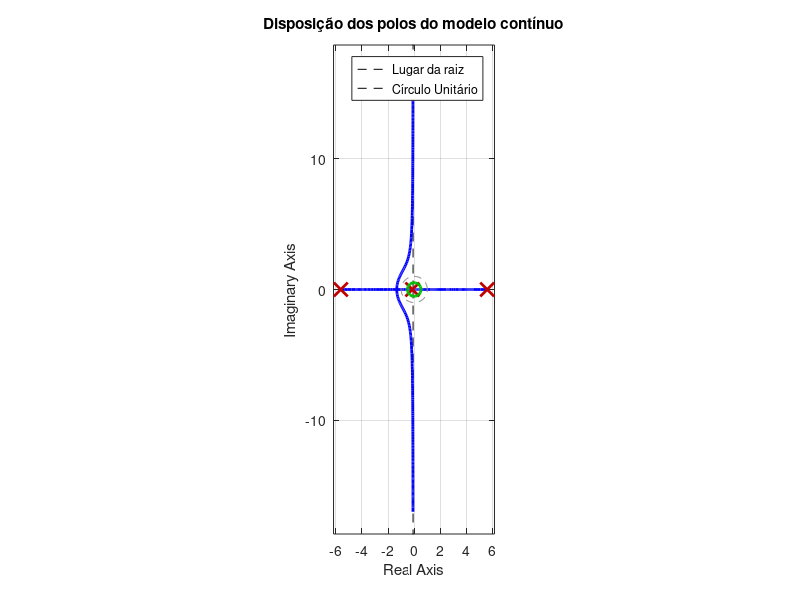
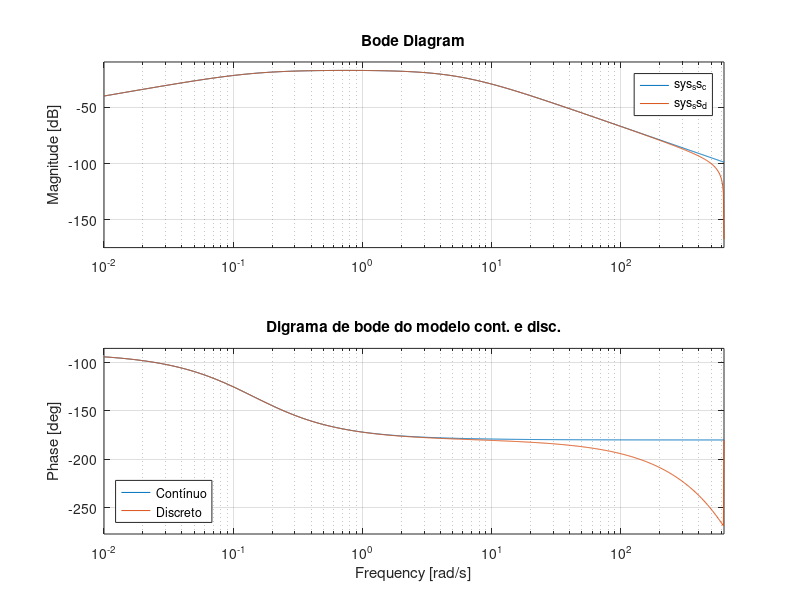
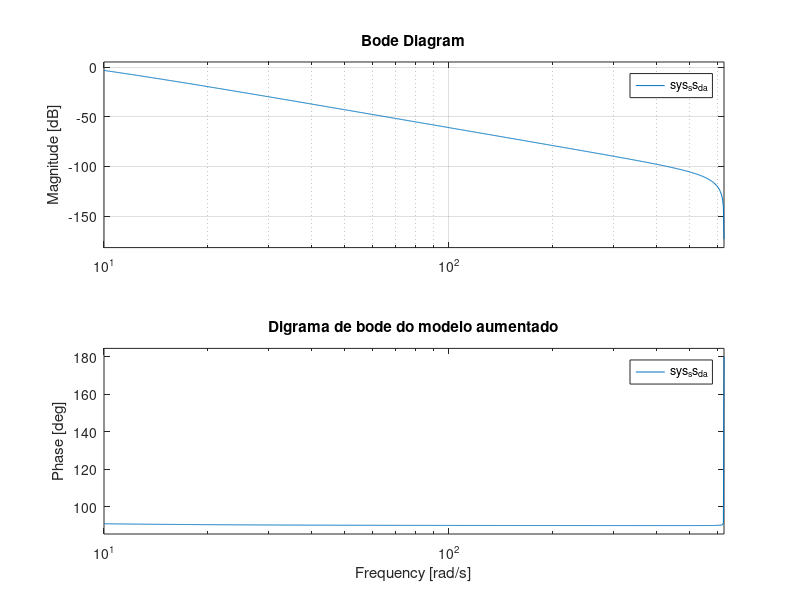
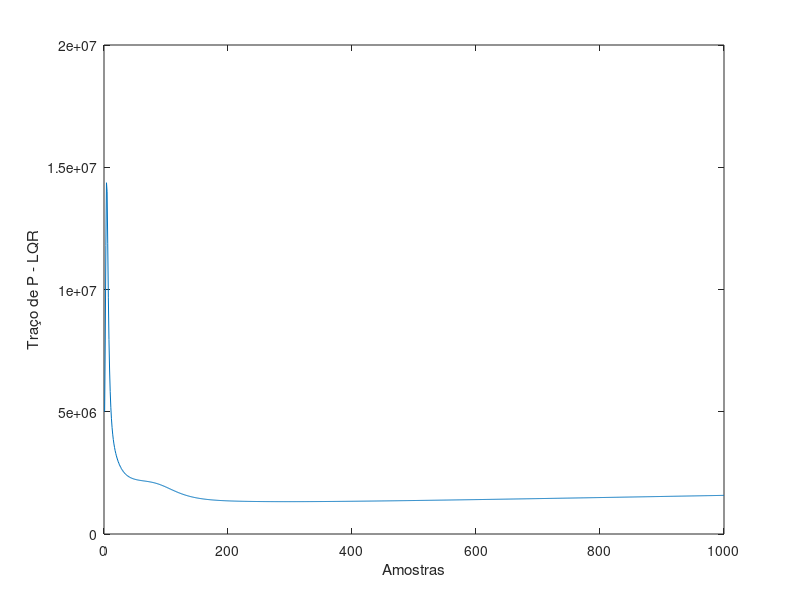

These figures' MATLAB source, in order:
%% Atividade 02: Controle do pêndulo invertido sobre carro usando LQG.
clear all; close all; clc;

%% Planta do pêndulo invertido 
% Ref.: https://ctms.engin.umich.edu/CTMS/index.php?example=InvertedPendulum&section=SystemModeling 
% A variável sensorialmente medida é a posição angular do pêndulo (em rad).
% Sinal de controle (u) é a Força aplicada sobre o carro (F) em Newtons.
% As variaveis de estado são:
    % x1 = x:       posição do carro em metros
    % x2 = x_dot:   velocidade do carro em m/s
    % x3 = phi:     angulo do pendulo (em rad)
    % x4 = phi_dot  velocidade angular do pendulo (rad/s)

%% Modelo em Espaço de Estados em Tempo Continuo
M = 0.5; m = 0.2; b = 0.1; I = 0.006; g = 9.8; l = 0.3; 
p = I*(M+m)+M*m*l^2; 

% Matrizes de estado
A = [0      1              0           0;
     0 -(I+m*l^2)*b/p  (m^2*g*l^2)/p   0;
     0      0              0           1;
     0 -(m*l*b)/p       m*g*l*(M+m)/p  0];

B = [   0; 
    (I+m*l^2)/p;
        0; 
      m*l/p];

C = [0 0 1 0]; ny = size(C,1); % sersor da posição angular do pêndulo
% C = [0 0 1 0; 0 0 1 0]; ny = size(C,1); % + sensor de posição do carro

D = zeros(ny,1);
    
sys_ss_c = ss(A,B,C,D, ...
    'statename', {'x' 'x_dot' 'phi' 'phi_dot'}, ...
    'inputname',{'u'}, ...
    'outputname', {'phi'})

% Analise dos poles e autovalores do sistema
disp('Autovalores contínuos do sistema:');
disp(eig(A)); % o polo 5.5651 é instavel (está no semiplano direito do plano s)

% Plot dos polos no plano S
figure; rlocus(sys_ss_c);
title('Disposição dos polos do modelo contínuo'); grid on; hold on;
theta = linspace(0, 2*pi, 100);
plot(cos(theta), sin(theta), '--', 'Color', [0.5 0.5 0.5]);
axis equal;
legend('Lugar da raiz', 'Círculo Unitário');

% Analise das maximas frequencias do sistema
disp('Verificando a frequência máxima do sistema:');
damp(sys_ss_c) 
f_max = max(damp(sys_ss_c));
disp(['> f_max = ' num2str(f_max) ' rad/s']);

%% Modelo em Espaço de Estado em Tempo Discreto 
v_factor = 200;                  % fator de velocidade da amostragem  
fs = (f_max*v_factor)/(2*pi);    % frequencia de amostragem (Hz) 
Ts = 1/fs;                       % periodo de amostragem (s) 
Ts = fix(v_factor*Ts)/v_factor; 

disp(['Período de Amostragem Ts = ' num2str(Ts) 's']);

% Discretizando o sistema
sys_ss_d = c2d(sys_ss_c, Ts)
[Ad, Bd, Cd, Dd] = ssdata(sys_ss_d);

% Compara o modelo contínuo com o discreto 
% Observa-se que os modelos divergem nas altas frequências.
% O sistema é instavel, pq na região de inversão de fase há o aumento do ganho.
figure; bode(sys_ss_c, sys_ss_d); title('Digrama de bode do modelo cont. e disc.');
legend('Contínuo', 'Discreto', 'Location','southwest');

%% Modelo Aumentando em Espaço de Estado Discreto (adicionar o integrador)
Aa = [eye(ny, ny)   Cd*Ad;
      zeros(4, ny)  Ad];

Ba = [Cd*Bd;
       Bd];

Ca = [eye(ny, ny) zeros(ny, 4)];  

Da = Dd;

sys_ss_d_a = ss(Aa, Ba, Ca, Da, Ts,  ...
    'statename', {'x' 'x_dot' 'phi' 'phi_dot' 'int'}, ...
    'inputname',{'u'}, ...
    'outputname', {'phi'})

figure; bode(sys_ss_d_a); grid; title('Digrama de bode do modelo aumentado');

% Analise dos poles e autovalores do sistema
disp('Autovalores discretos do sistema aumentado:');
disp(eig(Aa)); % o polo 1.0282 é instavel (está fora do circulo únitario no plano z)
               % aparentemente a variavel na posição pendulo já é uma
               % variavel integradora (a mesma se acumula ao longo do tempo)

%% Testes de Controlabilidade e Observabilidade
n = length(Aa);     % Número de variaveis de estado (o integrador é considerado)
Co = ctrb(Aa, Ba);  % Matriz de Controlabilidade
Ob = obsv(Aa, Ca);  % Matriz de Observabilidade

disp('Verificação da Controlabilidade:');
disp(['> rank(Co) = ' num2str(rank(Co))]);
if rank(Co) == n
    disp(['== ' num2str(n) ' - O sistema é controlável' ]);
else
    disp(['!= ' num2str(n) ' - O sistema não é controlável' ]);
end

disp('Verificação da Observabilidade:');
disp(['> rank(Ob) = ' num2str(rank(Ob))]);
if rank(Ob) == n
    disp(['== ' num2str(n) ' - O sistema é observável' ]);
else
    disp(['!= ' num2str(n) ' - O sistema não é observável' ]);
end

%% Controlador LQR 
             % y1  x  x_dot  phi  phi_dot  
Q_lqr = diag([ 1   1    1     1      1 ]);  % peso das variaveis 
R_lqr = 1;                                  % peso do esforço de controle

disp('Verificação da Detectabilidade (p/ o LQR):');
Ob_dec_lqr = obsv(Aa', sqrt(Q_lqr)');
disp(['> rank(obsv(Aa^(T), sqrt(Q_lqr)^(T))) = ' num2str(rank(Ob_dec_lqr))]);

if rank(Ob_dec_lqr) == n
    disp(['== ' num2str(n) ' - O sistema é detectável' ]);
else
    disp(['!= ' num2str(n) ' - O sistema não é detectável' ]);
end

% Calculo da matriz P pela Equação a Diferenças de Riccati
P = 1e6*eye(n, n); p_samples = 1000; 
for i = 1:p_samples
    P = Aa'*P*Aa -Aa'*P*Ba*inv(Ba'*P*Ba+R_lqr)*Ba'*P*Aa+Q_lqr;
    traceP(i)=trace(P); 
end
figure; plot(traceP); ylabel('Traço de P - LQR'); xlabel('Amostras');

% Calculo do Ganho
K = ( Aa'*P*Ba*inv(Ba'*P*Ba+R_lqr) )';
disp('LQG K = '); disp(K);

% Analise dos poles e autovalores do sistema
disp('Autovalores do controlador LQR:');
disp(eig(Aa-Ba*K)); % precisam ser estaveis (está dentro do circulo únitario no plano z)

%% Filtro de Kalman (Observador)
             % y1  x  x_dot  phi  phi_dot  
Q_kf = diag([ 1   1    1     1      1 ]);  % peso das variaveis 
R_kf = 1;                                  % ruído da medição

disp('Verificação da Detectabilidade (p/ o Filtro de Kalman):');
Ob_dec_kf = obsv(Aa', sqrt(Q_kf)');
disp(['> rank(obsv(Aa^(T), sqrt(Q_kf)^(T))) = ' num2str(rank(Ob_dec_kf))]);

if rank(Ob_dec_kf) == n
    disp(['== ' num2str(n) ' - O sistema é detectável' ]);
else
    disp(['!= ' num2str(n) ' - O sistema não é detectável' ]);
end

% Calculo da matriz P pela Equação a Diferenças de Riccati
Po = 1e6*eye(n, n); p_samples = 1000; 
for i = 1:p_samples
    Po = Aa*Po*Aa' -Aa*Po*Ca'*inv(Ca*Po*Ca'+R_kf)*Ca*Po*Aa'+Q_kf;
    tracePo(i)=trace(Po); 
end
figure; plot(tracePo); ylabel('Traço de P - Filtros de Kalman'); xlabel('Amostras');

% Calculo do Ganho
L = ( Aa*Po*Ca'*inv(Ca*Po*Ca'+R_kf) );
disp('KF L = '); disp(L);

% Analise dos poles e autovalores do sistema
disp('Autovalores do filtros de Kalman:');
disp(eig(Aa-L*Ca)); % precisam ser estaveis (está dentro do circulo únitario no plano z)

%% Analise da resposta em frequencia do LQR
% Tsen = ss(Aa-Ba*K,Ba*K(1),Ca,Da,Ts); % TODO: K(3) ou K(1)?
% Ssen = eye(1,1)-Tsen; 
% 
% mt = max( sigma(Tsen) );
% ms = max( sigma(Ssen) );
% 
% GmdB = min( 20*log10(ms/(ms-1)), 20*log10(1+(1/mt)) );
% Pmdeg = (180/pi)*min( (2*asin(1/(2*ms)) ), (2*asin(1/(2*mt)) ) );
% 
% disp('Análise LQG');
% disp('Margens de ganho e fase obtidas por análise de malha fechada:');
% disp('GmdB = '); disp(GmdB);
% disp('Pmdeg = '); disp(Pmdeg);
% 
% figure; sigma(Tsen); hold; sigma(Ssen); grid;
% legend('|Tsen|','|Ssen|'); title('LQR Sensitivities');

% %% Analise da resposta em frequencia do Filtro de Kalman
% % clear Tsen Ssen mt ms GmdB Pmdeg
% Tsen = ss(Aa-L*Ca,L,Ca,Da,Ts);
% Ssen = eye(1,1)-Tsen;
% 
% mt = max( sigma(Tsen) );
% ms = max( sigma(Ssen) );
% 
% GmdB = min( 20*log10(ms/(ms-1)), 20*log10(1+(1/mt)) );
% Pmdeg = (180/pi)*min( (2*asin(1/(2*ms)) ), (2*asin(1/(2*mt)) ) );
% 
% disp('Análise do Filtro de Kalman');
% disp('Margens de ganho e fase obtidas por análise de malha fechada:');
% disp('GmdB = '); disp(GmdB);
% disp('Pmdeg = '); disp(Pmdeg);
% 
% figure; sigma(Tsen); hold; sigma(Ssen); grid;
% legend('|Tsen|','|Ssen|'); title('Kalman Filter Sensitivities');
% 
% %% Compensador dinâmico completo LQG
% 
% % Configurações da simulação
% tfinal = 10;                % tempo de simulação (s)
% N = round(tfinal/Ts);       % numero de amostras
% t = 0:Ts:N*Ts-Ts;           
% 
% % Condições iniciais
% x(:,1) = [0.1; 0; 0.1; 0];   % posição, velocidade, angulo, velocidade angular
% xa(:,1) = [0; 0; 0; 0; 0];   % integrador + estados estimados
% 
% y(1) = C*x(:,1);             % saida medida inicial
% ya(1) = Ca*xa(:,1);          % saida estimada inicial
% 
% x1e(1) = xa(2,1); 
% x2e(1) = xa(3,1);
% x3e(1) = xa(4,1);
% x4e(1) = xa(5,1);
% 
% % Disturbios na entrada e saida
% w = 1*wgn(1,N, 1e-3, 'linear');
% % w2(1:round(N/2))=0; w2(round(N/2)+1:N)=+0.02; 
% v = 1*wgn(1,N, 1e-3, 'linear'); 
% v2(1:round(N/2))=0; v2(round(N/2)+1:N)=+0.2*0;
% 
% ref(1:round(N/6))= 0; ref(round(N/6):N)=1;   % referencia 
% u = zeros(1, N);    % controle aplicado
% du = zeros(1, N);  
% 
% % Simulação
% for k = 2:N
%     % Sistema real
%     x(:,k) = Ad*x(:,k-1) + Bd*u(k-1) + [1;0;0;0]*w(k); 
%     y(k) = C*x(:,k) + v(k) +v2(k);                        
%     
%     % Estimador de estados (Filtro de Kalman)
%     xa(:,k) = Aa*xa(:,k-1) + Ba*du(k-1) + L*( y(k-1) - ya(k-1) );
%     ya(k) = Ca*xa(:,k);
% 
%     % Controle LQR com ação integrativa
%     du(k) = K * ( [ref(N); zeros(4,1)] - xa(:,k) ); % controle com integrador
%     
%     % Atualiza controle total aplicando integrador na entrada
%     u(k) = u(k-1) + du(k);
% 
%     % Estados estimados individualmente
% %     x1e(k) = xa(2,k);
% %     x2e(k) = xa(3,k);
% %     x3e(k) = xa(4,k);
% %     x4e(k) = xa(5,k);
% end
% 
% % Calculo da Função Custo (TODO: validacao pendente)
% % J = sum(x(3,:).^2 + u.^2)
% 
% %% Plots
% % Comparação entre referência, saída real e estimada
% figure;
% subplot(2,1,1)
%     plot(t, ref, 'k--'); hold on;
%     plot(t, y, 'b'); 
%     plot(t, ya, 'r:');
%     legend('Ref', '\phi (real)', '\phi (estimada)');
%     ylabel('\phi (rad)');
%     title('Seguimento de referência e estimativa');
% 
% subplot(2,1,2)
%     plot(t, u, 'm');
%     ylabel('u(t) [N]');
%     xlabel('Tempo [s]');
%     title('Sinal de controle');
